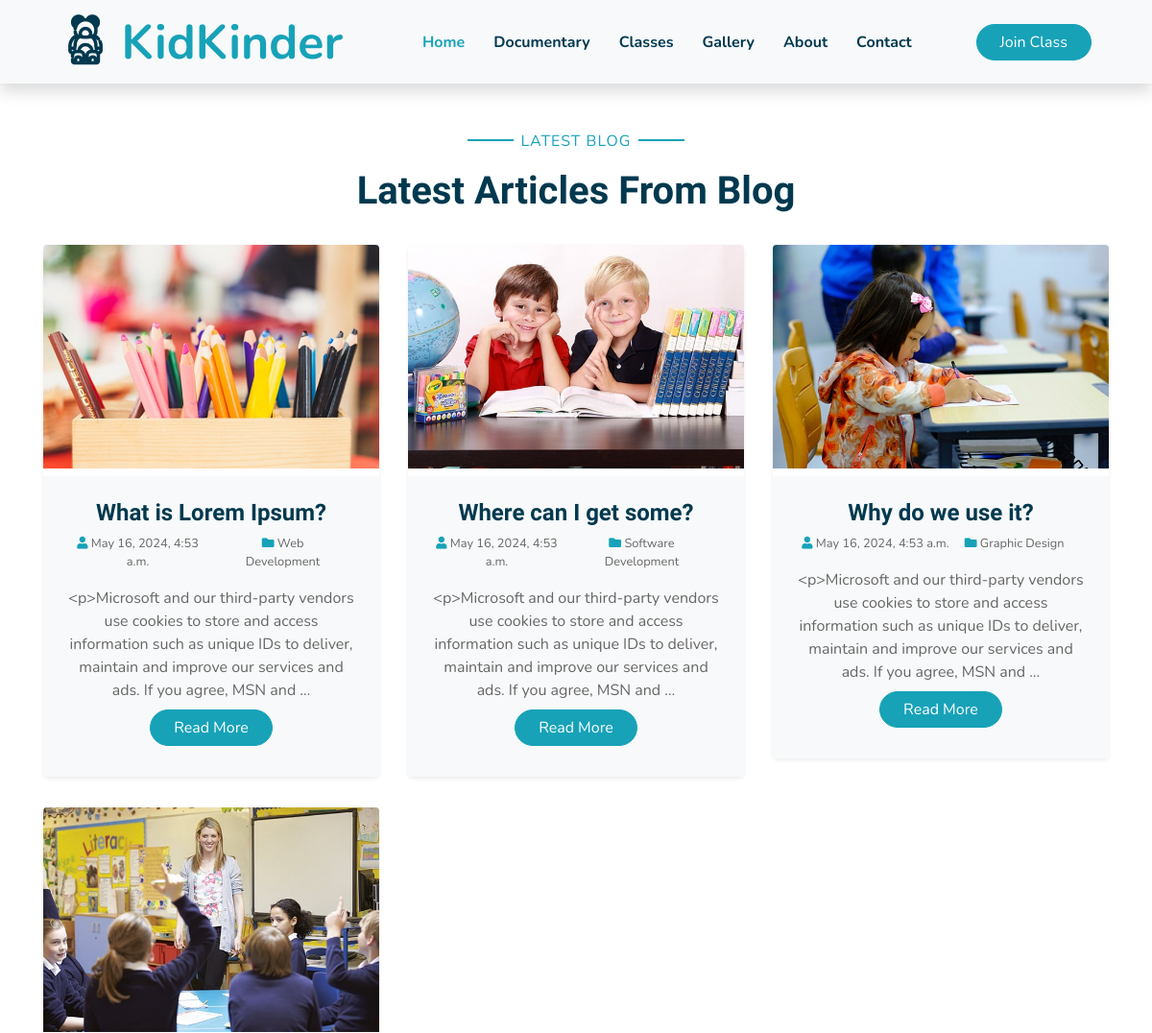
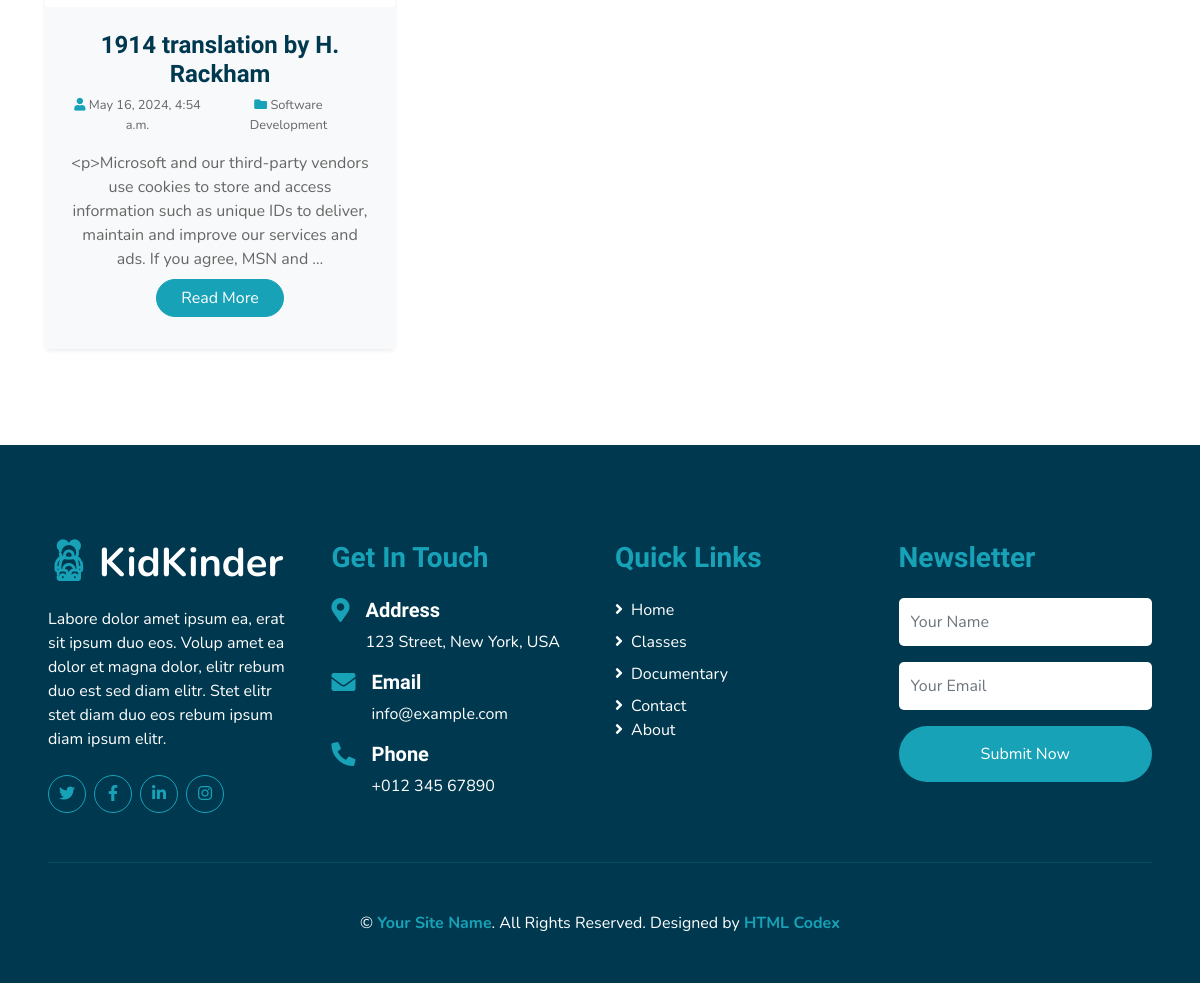
The page /documentary/ on the database its author committed (2 pictures, top to bottom).
### blog/models.py (models this page shows, shortened)
class blogModel(models.Model):
    title = models.CharField(max_length=200, unique=True)
    slug = models.SlugField()
    image = models.FileField(upload_to='blogImage')
    description = RichTextField()
    category = models.ForeignKey(blogCatagory, on_delete=models.CASCADE)
    post_date = models.DateTimeField(auto_now=True)

class blogCatagory(models.Model):
    title = models.CharField(max_length=50, unique=True)
    slug = models.SlugField()
    def __str__(self):
        return self.title

### blog/views.py (the view)
# urls.py: path('', blogPage, name='documentary'),
def blogPage(request):
    post = blogModel.objects.all()
    context = {
        'post':post,
    }
    return render(request, 'blog.html', context)

### templates/blog.html (shortened to what this page needs)
{% extends 'base/core.html' %}
{% load static %}
{% block body %}
    <div class="container-fluid pt-5">
        <div class="container">
            <div class="text-center pb-2">
                <p class="section-title px-5"><span class="px-2">Latest Blog</span></p>
                <h1 class="mb-4">Latest Articles From Blog</h1>
            </div>
            <div class="row pb-3">
                {% for post in post %}
                <div class="col-lg-4 mb-4">
                    <div class="card border-0 shadow-sm mb-2">
                        <img class="card-img-top mb-2" src="{{ post.image.url }}" alt="">
                        <div class="card-body bg-light text-center p-4">
                            <h4 class="">{{ post.title }}</h4>
                            <div class="d-flex justify-content-center mb-3">
                                <small class="mr-3"><i class="fa fa-user text-primary"></i> {{ post.post_date }}</small>
                                <small class="mr-3"><i class="fa fa-folder text-primary"></i> {{ post.category }}</small>
                            </div>
                            {{ post.description |truncatewords:30 }}
                            <a href="{% url 'single' slug=post.slug %}" class="btn btn-primary px-4 mx-auto my-2">Read More</a>
                        </div>
                    </div>
                </div>
                {% endfor %}
            </div>
        </div>
    </div>
{% endblock %}

### templates/base/core.html (shortened to what this page needs)
{% load static %}
<!DOCTYPE html>
<html lang="en">
<head>
    <link href="https://cdnjs.cloudflare.com/ajax/libs/font-awesome/5.10.0/css/all.min.css" rel="stylesheet">
    <link href="{% static 'lib/flaticon/font/flaticon.css' %}" rel="stylesheet">
    <link href="{% static 'lib/owlcarousel/assets/owl.carousel.min.css' %}" rel="stylesheet">
    <link href="{% static 'lib/lightbox/css/lightbox.min.css' %}" rel="stylesheet">
    <link href="{% static 'css/style.css' %}" rel="stylesheet">
</head>
<body>
    <div class="container-fluid bg-light position-relative shadow">
        <nav class="navbar navbar-expand-lg bg-light navbar-light py-3 py-lg-0 px-0 px-lg-5">
            <a href="/" class="navbar-brand font-weight-bold text-secondary" style="font-size: 50px;">
                <i class="flaticon-043-teddy-bear"></i>
                <span class="text-primary">KidKinder</span>
            </a>
            <div class="collapse navbar-collapse justify-content-between" id="navbarCollapse">
                <div class="navbar-nav font-weight-bold mx-auto py-0">
                    <a href="{% url 'home' %}" class="nav-item nav-link active">Home</a>
                    <a href="{% url 'documentary' %}" class="nav-item nav-link">Documentary</a>
                    <a href="{% url 'class' %}" class="nav-item nav-link">Classes</a>
                    <a href="{% url 'gallery' %}" class="nav-item nav-link">Gallery</a>
                    <a href="{% url 'about' %}" class="nav-item nav-link">About</a>
                    <a href="{% url 'contact' %}" class="nav-item nav-link">Contact</a>
                </div>
                <a href="{% url 'booking' %}" class="btn btn-primary px-4">Join Class</a>
            </div>
        </nav>
    </div>
{% block body %}{% endblock %}
    <div class="container-fluid bg-secondary text-white mt-5 py-5 px-sm-3 px-md-5">
        <div class="row pt-5">
            <div class="col-lg-3 col-md-6 mb-5">
                <a href="" class="navbar-brand font-weight-bold text-primary m-0 mb-4 p-0" style="font-size: 40px; line-height: 40px;">
                    <i class="flaticon-043-teddy-bear"></i>
                    <span class="text-white">KidKinder</span>
                </a>
                <p>Labore dolor amet ipsum ea, erat sit ipsum duo eos. Volup amet ea dolor et magna dolor, elitr rebum duo est sed diam elitr. Stet elitr stet diam duo eos rebum ipsum diam ipsum elitr.</p>
                <div class="d-flex justify-content-start mt-4">
                    <a class="btn btn-outline-primary rounded-circle text-center mr-2 px-0"
                        style="width: 38px; height: 38px;" href="#"><i class="fab fa-twitter"></i></a>
                    <a class="btn btn-outline-primary rounded-circle text-center mr-2 px-0"
                        style="width: 38px; height: 38px;" href="#"><i class="fab fa-facebook-f"></i></a>
                    <a class="btn btn-outline-primary rounded-circle text-center mr-2 px-0"
                        style="width: 38px; height: 38px;" href="#"><i class="fab fa-linkedin-in"></i></a>
                    <a class="btn btn-outline-primary rounded-circle text-center mr-2 px-0"
                        style="width: 38px; height: 38px;" href="#"><i class="fab fa-instagram"></i></a>
                </div>
            </div>
            <div class="col-lg-3 col-md-6 mb-5">
                <h3 class="text-primary mb-4">Get In Touch</h3>
                <div class="d-flex">
                    <h4 class="fa fa-map-marker-alt text-primary"></h4>
                    <div class="pl-3">
                        <h5 class="text-white">Address</h5>
                        <p>123 Street, New York, USA</p>
                    </div>
                </div>
                <div class="d-flex">
                    <h4 class="fa fa-envelope text-primary"></h4>
                    <div class="pl-3">
                        <h5 class="text-white">Email</h5>
                        <p>info@example.com</p>
                    </div>
                </div>
                <div class="d-flex">
                    <h4 class="fa fa-phone-alt text-primary"></h4>
                    <div class="pl-3">
                        <h5 class="text-white">Phone</h5>
                        <p>+012 345 67890</p>
                    </div>
                </div>
            </div>
            <div class="col-lg-3 col-md-6 mb-5">
                <h3 class="text-primary mb-4">Quick Links</h3>
                <div class="d-flex flex-column justify-content-start">
                    <a class="text-white mb-2" href="#"><i class="fa fa-angle-right mr-2"></i>Home</a>
                    <a class="text-white mb-2" href="#"><i class="fa fa-angle-right mr-2"></i>Classes</a>
                    <a class="text-white mb-2" href="#"><i class="fa fa-angle-right mr-2"></i>Documentary</a>
                    <a class="text-white" href="#"><i class="fa fa-angle-right mr-2"></i>Contact</a>
                    <a class="text-white mb-2" href="#"><i class="fa fa-angle-right mr-2"></i>About</a>
                </div>
            </div>
            <div class="col-lg-3 col-md-6 mb-5">
                <h3 class="text-primary mb-4">Newsletter</h3>
                <form action="">
                    <div class="form-group">
                        <input type="text" class="form-control border-0 py-4" placeholder="Your Name" required="required" />
                    </div>
                    <div class="form-group">
                        <input type="email" class="form-control border-0 py-4" placeholder="Your Email"
                            required="required" />
                    </div>
                    <div>
                        <button class="btn btn-primary btn-block border-0 py-3" type="submit">Submit Now</button>
                    </div>
                </form>
            </div>
        </div>
        <div class="container-fluid pt-5" style="border-top: 1px solid rgba(23, 162, 184, .2);;">
            <p class="m-0 text-center text-white">
                &copy; <a class="text-primary font-weight-bold" href="#">Your Site Name</a>. All Rights Reserved. Designed
                by
                <a class="text-primary font-weight-bold" href="https://htmlcodex.com">HTML Codex</a>
            </p>
        </div>
    </div>
</body>
</html>

### rows shown on the page
blogModel: image (picture), title "What is Lorem Ipsum?", post_date "May 16, 2024, 4:53 a.m.", category "Web Development", description "<p>Microsoft and our third-party vendors use cookies to store and access information such as unique IDs to deliver, maintain and improve our services and ads. If you agree, MSN and …"
blogModel: image (picture), title "Where can I get some?", post_date "May 16, 2024, 4:53 a.m.", category "Software Development", description "<p>Microsoft and our third-party vendors use cookies to store and access information such as unique IDs to deliver, maintain and improve our services and ads. If you agree, MSN and …"
blogModel: image (picture), title "Why do we use it?", post_date "May 16, 2024, 4:53 a.m.", category "Graphic Design", description "<p>Microsoft and our third-party vendors use cookies to store and access information such as unique IDs to deliver, maintain and improve our services and ads. If you agree, MSN and …"
blogModel: image (picture), title "1914 translation by H. Rackham", post_date "May 16, 2024, 4:54 a.m.", category "Software Development", description "<p>Microsoft and our third-party vendors use cookies to store and access information such as unique IDs to deliver, maintain and improve our services and ads. If you agree, MSN and …"
